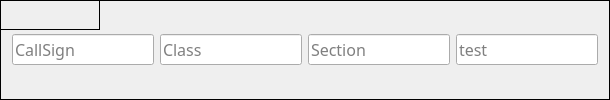
           <widget class="QFrame" name="frame_3">
            <property name="font">
             <font>
              <family>JetBrains Mono</family>
              <pointsize>12</pointsize>
              <bold>true</bold>
             </font>
            </property>
            <property name="frameShape">
             <enum>QFrame::Box</enum>
            </property>
            <property name="frameShadow">
             <enum>QFrame::Plain</enum>
            </property>
            <layout class="QHBoxLayout" name="horizontalLayout_9">
             <item>
              <widget class="QLineEdit" name="callsign_entry">
               <property name="font">
                <font>
                 <family>JetBrains Mono</family>
                 <pointsize>12</pointsize>
                 <bold>false</bold>
                </font>
               </property>
               <property name="focusPolicy">
                <enum>Qt::ClickFocus</enum>
               </property>
               <property name="toolTip">
                <string>Enter other operators callsign.</string>
               </property>
               <property name="statusTip">
                <string>Enter other operators callsign.</string>
               </property>
               <property name="whatsThis">
                <string>Enter other operators callsign.</string>
               </property>
               <property name="accessibleName">
                <string>Callsign Entry</string>
               </property>
               <property name="accessibleDescription">
                <string>Text entery box, for entering the callsign of the contact.</string>
               </property>
               <property name="maxLength">
                <number>14</number>
               </property>
               <property name="frame">
                <bool>true</bool>
               </property>
               <property name="placeholderText">
                <string>CallSign</string>
               </property>
              </widget>
             </item>
             <item>
              <widget class="QLineEdit" name="class_entry">
               <property name="font">
                <font>
                 <family>JetBrains Mono</family>
                 <pointsize>12</pointsize>
                 <bold>false</bold>
                </font>
               </property>
               <property name="focusPolicy">
                <enum>Qt::ClickFocus</enum>
               </property>
               <property name="toolTip">
                <string>Class Entry</string>
               </property>
               <property name="accessibleName">
                <string>Class entry</string>
               </property>
               <property name="accessibleDescription">
                <string>Text entery box, for entering the class of the contact.</string>
               </property>
               <property name="placeholderText">
                <string>Class</string>
               </property>
              </widget>
             </item>
             <item>
              <widget class="QLineEdit" name="section_entry">
               <property name="font">
                <font>
                 <family>JetBrains Mono</family>
                 <pointsize>12</pointsize>
                 <bold>false</bold>
                </font>
               </property>
               <property name="focusPolicy">
                <enum>Qt::ClickFocus</enum>
               </property>
               <property name="toolTip">
                <string>Section Entry</string>
               </property>
               <property name="accessibleName">
                <string>Section Entry</string>
               </property>
               <property name="accessibleDescription">
                <string>Text entry box to enter the contacts ARRL section.</string>
               </property>
               <property name="placeholderText">
                <string>Section</string>
               </property>
              </widget>
             </item>

             <item>
              <widget class="QLineEdit" name="test">
               <property name="font">
                <font>
                 <family>JetBrains Mono</family>
                 <pointsize>12</pointsize>
                 <bold>false</bold>
                </font>
               </property>
               <property name="focusPolicy">
                <enum>Qt::ClickFocus</enum>
               </property>
               <property name="toolTip">
                <string>test Entry</string>
               </property>
               <property name="accessibleName">
                <string>test Entry</string>
               </property>
               <property name="accessibleDescription">
                <string>test entry box to enter the contacts ARRL section.</string>
               </property>
               <property name="placeholderText">
                <string>test</string>
               </property>
              </widget>
             </item>


            </layout>




         <layout class="QVBoxLayout" name="verticalLayout_2a">
          <item>
 <widget class="QFrame" name="frame_3a">
            <property name="font">
             <font>
              <family>JetBrains Mono</family>
              <pointsize>12</pointsize>
              <bold>true</bold>
             </font>
            </property>
            <property name="frameShape">
             <enum>QFrame::Box</enum>
            </property>
            <property name="frameShadow">
             <enum>QFrame::Plain</enum>
            </property>
            <item>
              <widget class="QLineEdit" name="other_entry">
               <property name="font">
                <font>
                 <family>JetBrains Mono</family>
                 <pointsize>12</pointsize>
                 <bold>false</bold>
                </font>
               </property>
               <property name="focusPolicy">
                <enum>Qt::ClickFocus</enum>
               </property>
               <property name="toolTip">
                <string>Other Entry</string>
               </property>
               <property name="accessibleName">
                <string>Other Entry</string>
               </property>
               <property name="accessibleDescription">
                <string>Other Entry.</string>
               </property>
               <property name="placeholderText">
                <string>Other Entry</string>
               </property>
              </widget>
             </item>
            </widget>          
            </item>

          </layout>
          

           </widget>
